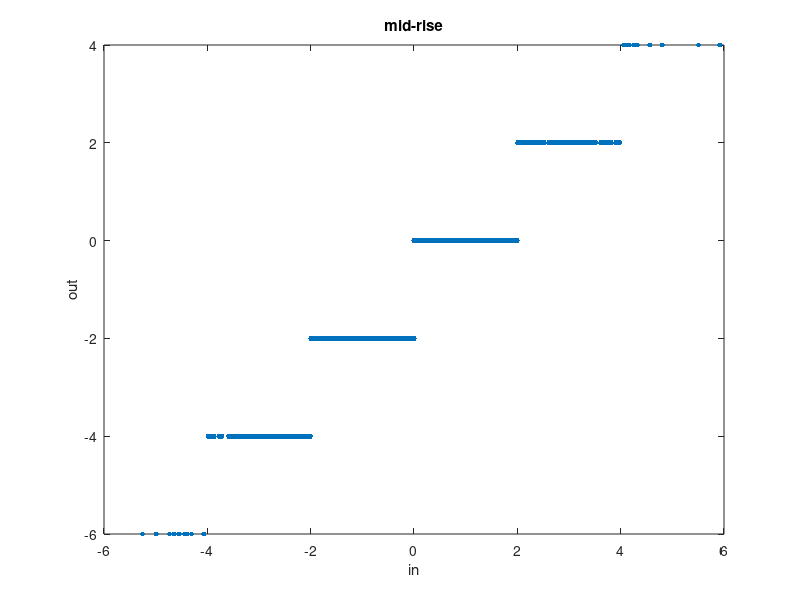
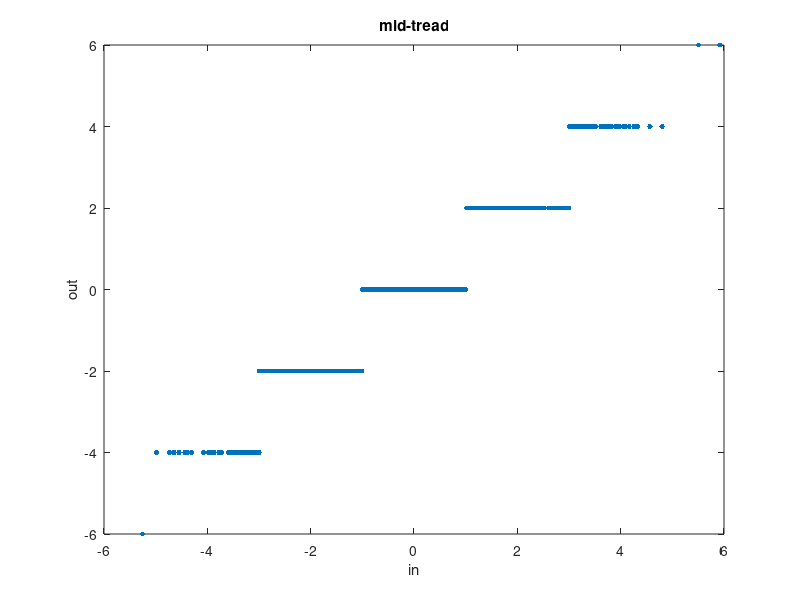
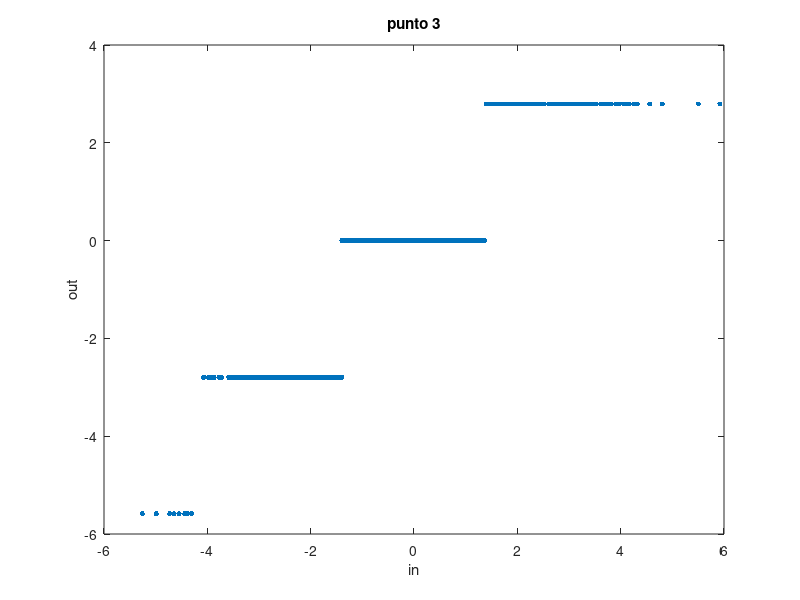

Source code (MATLAB) for these figures, in order: (Note: this script raises an error after producing the figures.)
%% MMSP2 - Lab 2
%  Exercise 1 - Basic scalar Quantization

clc
clearvars
close all

%% Generate 1000 samples with gaussian distribution and variance=3
rng(21);

x_var=3;
x=randn(1000,1)*sqrt(x_var);


%% Quantize with a scalar mid-rise quantizer with fixed quantization step delta=2
delta=2;
y1=floor(x/delta)*delta;
figure();
plot(x,y1,'.','markersize',12);
xlabel('in')
ylabel('out')
title('mid-rise')

%% Quantize with a scalar mid-tread quantizer with fixed quantization step delta=2
delta=2;
y2=delta*floor((x+delta/2)/delta);
figure();
plot(x,y2,'.','markersize',12);
xlabel('in')
ylabel('out')
title('mid-tread')

%% Quantize with a scalar mid-tread quantizer with M=4 output levels
M=4;
delta=(max(x)-min(x))/M;
y3=delta*floor((x+delta/2)/delta);

y3_values=unique(y3);
y3(y3==y3_values(end))=y3_values(end-1);

figure();
plot(x,y3,'.','markersize',12);
xlabel('in')
ylabel('out')
title('punto 3')


%% Quantize using cb = [-5,-3,-1,0,1,3,5] as reproduction levels
% and th = [-4,-2,-0.5,0.5,2,4] as thresholds
cb = [-5,-3,-1,0,1,3,5];
th = [-4,-2,-0.5,0.5,2,4];
th=[-inf, th, inf];
y4=zeroes(length(x));
for level=1:length(cb)
    mask=x >=th(level) & x<th(level+1);
    y4(mask)=cb(level);
end
figure();
plot(x,y4);
xlabel('in')
ylabel('out')

%% Power and var
e=y1-x;
Px=mean(x.^2);
Pe=mean(e.^2);
sig2x=var(x);
sig2e=var(e);

snr_p=Px/Pe;
snr_s=sig2x/sig2e;
%% Compute distortion using MSE for each one of the above quantizers   POI LEGGI



%% Compute SNR for each one of the above quantizers



